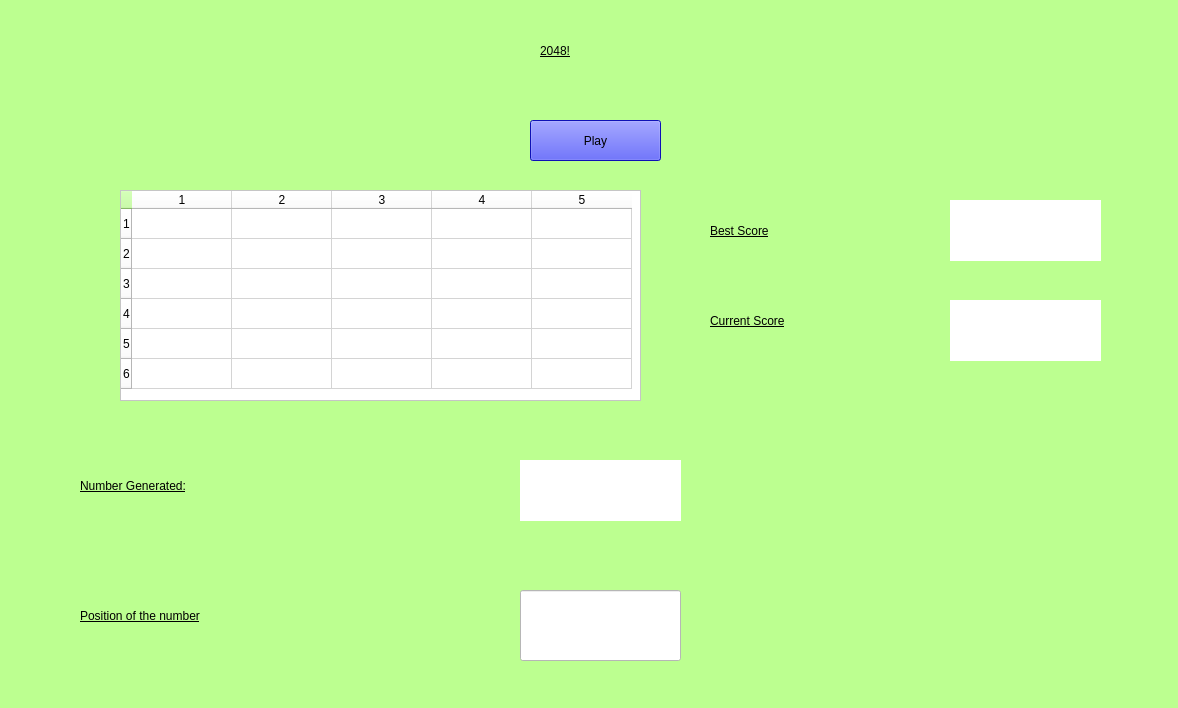
<?xml version="1.0" encoding="UTF-8"?>
<ui version="4.0">
 <class>Form</class>
 <widget class="QWidget" name="Form">
  <property name="geometry">
   <rect>
    <x>0</x>
    <y>0</y>
    <width>1178</width>
    <height>708</height>
   </rect>
  </property>
  <property name="windowTitle">
   <string>Form</string>
  </property>
  <property name="styleSheet">
   <string notr="true">background-color: rgb(188, 255, 144);</string>
  </property>
  <widget class="QLabel" name="label">
   <property name="geometry">
    <rect>
     <x>540</x>
     <y>0</y>
     <width>201</width>
     <height>101</height>
    </rect>
   </property>
   <property name="styleSheet">
    <string notr="true">font:40pt &quot;Algerian&quot;;
text-decoration: underline;
font: 75 40pt &quot;MS Shell Dlg 2&quot;;
text-decoration: underline;</string>
   </property>
   <property name="text">
    <string>2048!</string>
   </property>
  </widget>
  <widget class="QPushButton" name="play">
   <property name="geometry">
    <rect>
     <x>530</x>
     <y>120</y>
     <width>131</width>
     <height>41</height>
    </rect>
   </property>
   <property name="styleSheet">
    <string notr="true">background-color: rgb(20, 24, 255);
font: 75 16pt &quot;MS Shell Dlg 2&quot;;</string>
   </property>
   <property name="text">
    <string>Play</string>
   </property>
  </widget>
  <widget class="QLabel" name="label_2">
   <property name="geometry">
    <rect>
     <x>710</x>
     <y>200</y>
     <width>181</width>
     <height>61</height>
    </rect>
   </property>
   <property name="styleSheet">
    <string notr="true">font: 75 26pt &quot;MS Shell Dlg 2&quot;;
text-decoration: underline;</string>
   </property>
   <property name="text">
    <string>Best Score</string>
   </property>
  </widget>
  <widget class="QLabel" name="label_3">
   <property name="geometry">
    <rect>
     <x>710</x>
     <y>280</y>
     <width>231</width>
     <height>81</height>
    </rect>
   </property>
   <property name="styleSheet">
    <string notr="true">font: 75 26pt &quot;MS Shell Dlg 2&quot;;
text-decoration: underline;</string>
   </property>
   <property name="text">
    <string>Current Score</string>
   </property>
  </widget>
  <widget class="QLabel" name="label_5">
   <property name="geometry">
    <rect>
     <x>80</x>
     <y>440</y>
     <width>321</width>
     <height>91</height>
    </rect>
   </property>
   <property name="styleSheet">
    <string notr="true">font: 75 26pt &quot;MS Shell Dlg 2&quot;;
text-decoration: underline;</string>
   </property>
   <property name="text">
    <string>Number Generated:</string>
   </property>
  </widget>
  <widget class="QLabel" name="ng">
   <property name="geometry">
    <rect>
     <x>520</x>
     <y>460</y>
     <width>161</width>
     <height>61</height>
    </rect>
   </property>
   <property name="styleSheet">
    <string notr="true">background-color: rgb(255, 255, 255);
font: 75 28pt &quot;MS Shell Dlg 2&quot;;</string>
   </property>
   <property name="text">
    <string/>
   </property>
  </widget>
  <widget class="QTableWidget" name="mat">
   <property name="geometry">
    <rect>
     <x>120</x>
     <y>190</y>
     <width>521</width>
     <height>211</height>
    </rect>
   </property>
   <property name="styleSheet">
    <string notr="true">background-color: rgb(255, 255, 255);</string>
   </property>
   <row>
    <property name="text">
     <string>1</string>
    </property>
   </row>
   <row>
    <property name="text">
     <string>2</string>
    </property>
   </row>
   <row>
    <property name="text">
     <string>3</string>
    </property>
   </row>
   <row>
    <property name="text">
     <string>4</string>
    </property>
   </row>
   <row>
    <property name="text">
     <string>5</string>
    </property>
   </row>
   <row>
    <property name="text">
     <string>6</string>
    </property>
   </row>
   <column>
    <property name="text">
     <string>1</string>
    </property>
   </column>
   <column>
    <property name="text">
     <string>2</string>
    </property>
   </column>
   <column>
    <property name="text">
     <string>3</string>
    </property>
   </column>
   <column>
    <property name="text">
     <string>4</string>
    </property>
   </column>
   <column>
    <property name="text">
     <string>5</string>
    </property>
   </column>
  </widget>
  <widget class="QLabel" name="bss">
   <property name="geometry">
    <rect>
     <x>950</x>
     <y>200</y>
     <width>151</width>
     <height>61</height>
    </rect>
   </property>
   <property name="styleSheet">
    <string notr="true">font: 75 20pt &quot;MS Shell Dlg 2&quot;;
background-color: rgb(255, 255, 255);</string>
   </property>
   <property name="text">
    <string/>
   </property>
  </widget>
  <widget class="QLabel" name="crs">
   <property name="geometry">
    <rect>
     <x>950</x>
     <y>300</y>
     <width>151</width>
     <height>61</height>
    </rect>
   </property>
   <property name="styleSheet">
    <string notr="true">font: 75 20pt &quot;MS Shell Dlg 2&quot;;
background-color: rgb(255, 255, 255);</string>
   </property>
   <property name="text">
    <string/>
   </property>
  </widget>
  <widget class="QLabel" name="label_6">
   <property name="geometry">
    <rect>
     <x>80</x>
     <y>570</y>
     <width>391</width>
     <height>91</height>
    </rect>
   </property>
   <property name="styleSheet">
    <string notr="true">font: 75 26pt &quot;MS Shell Dlg 2&quot;;
text-decoration: underline;</string>
   </property>
   <property name="text">
    <string>Position of the number</string>
   </property>
  </widget>
  <widget class="QLineEdit" name="pn">
   <property name="geometry">
    <rect>
     <x>520</x>
     <y>590</y>
     <width>161</width>
     <height>71</height>
    </rect>
   </property>
   <property name="styleSheet">
    <string notr="true">background-color: rgb(255, 255, 255);
font: 75 24pt &quot;MS Shell Dlg 2&quot;;</string>
   </property>
  </widget>
 </widget>
 <resources/>
 <connections/>
</ui>
